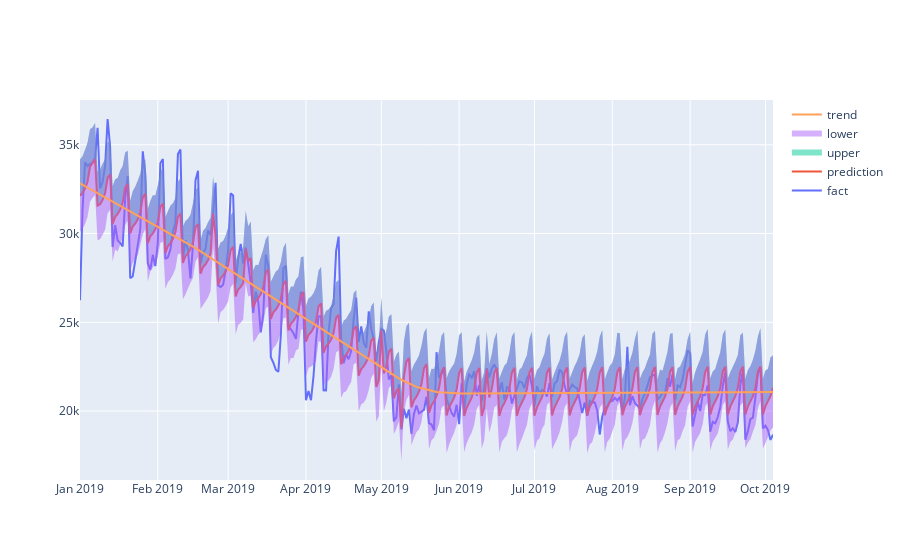

Notebook source saved alongside this figure:
### Markdown cell above
Далее мы можем нарисовать интеракивных график с границами прогноза, нарисуем:

### Code cell
from plotly.offline import download_plotlyjs, init_notebook_mode, iplot
import plotly.graph_objs as go
init_notebook_mode(connected = True)

iplot([
        go.Scatter(x=df['ds'], y=df['y'], name='fact'),
        go.Scatter(x=forecast['ds'], y=forecast['yhat'], name='prediction'),
        go.Scatter(x=forecast['ds'], y=forecast['yhat_upper'], fill='tonexty', mode='none', name='upper'),
        go.Scatter(x=forecast['ds'], y=forecast['yhat_lower'], fill='tonexty', mode='none', name='lower'),
        go.Scatter(x=forecast['ds'], y=forecast['trend'], name='trend')
])

### Figure 1 — Plotly figure (JSON) as saved in the notebook; plotly's stock layout.template omitted (floating-point values rounded to 4 significant figures; data arrays with more than 128 entries replaced by an {"elided": "..."} marker saying what was removed)
{"data": [{"name": "fact", "type": "scatter", "x": {"elided": "277 str values"}, "y": {"elided": "277 int values"}}, {"name": "prediction", "type": "scatter", "x": {"elided": "277 str values"}, "y": {"elided": "277 float values"}}, {"fill": "tonexty", "mode": "none", "name": "upper", "type": "scatter", "x": {"elided": "277 str values"}, "y": {"elided": "277 float values"}}, {"fill": "tonexty", "mode": "none", "name": "lower", "type": "scatter", "x": {"elided": "277 str values"}, "y": {"elided": "277 float values"}}, {"name": "trend", "type": "scatter", "x": {"elided": "277 str values"}, "y": {"elided": "277 float values"}}], "layout": {}}
